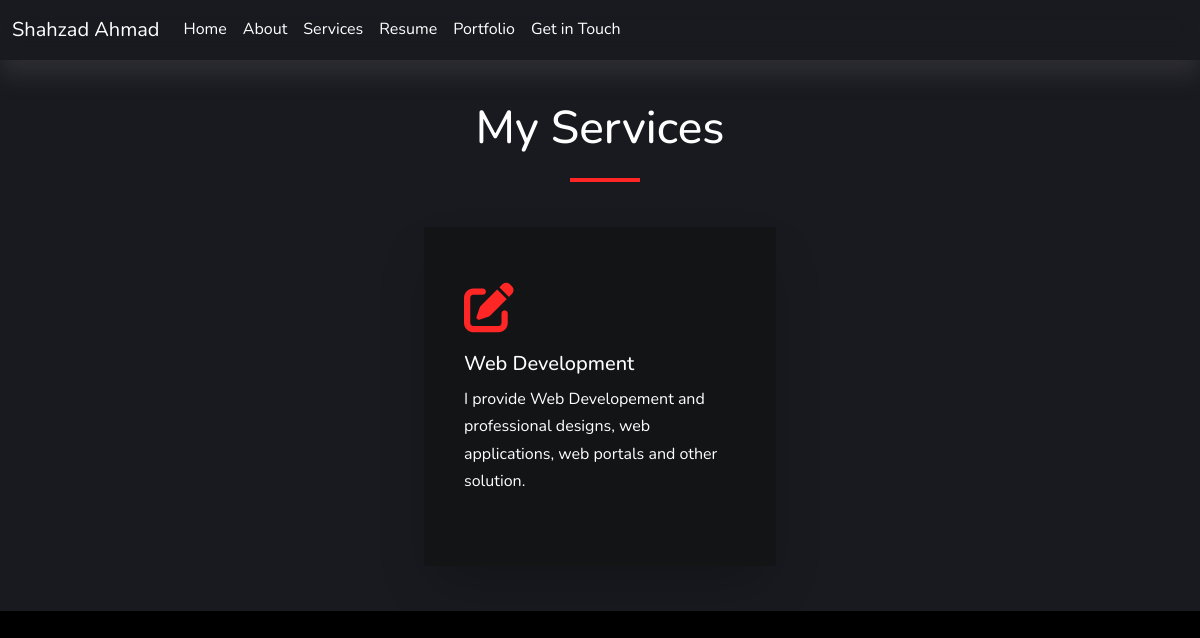
The app's page /service with its own data.
### portfolio/models.py (models this page shows)
class Service(models.Model):
    service = models.CharField(max_length=50)
    description = models.CharField(max_length=2083)

### portfolio/views.py (the view)
# urls.py: path('service', views.service, name='service'),
def service(request):
    services = Service.objects.all()
    return render(request, 'services.html', {'services': services})

### portfolio/templates/services.html (shortened to what this page needs)
{% extends 'base.html' %}
{% block content %}
<!doctype html>
<html lang="en">
<head>
    <link href="https://cdn.jsdelivr.net/npm/bootstrap@5.2.0/dist/css/bootstrap.min.css" rel="stylesheet"
>
    <link rel="stylesheet" href="https://cdnjs.cloudflare.com/ajax/libs/OwlCarousel2/2.3.4/assets/owl.carousel.min.css"
 />
    <link rel="stylesheet"
        href="https://cdnjs.cloudflare.com/ajax/libs/OwlCarousel2/2.3.4/assets/owl.theme.default.min.css"
 />
    <link rel="stylesheet" href="https://unpkg.com/aos@next/dist/aos.css" />
</head>
<body>
    {% for service in services %}
    <section id="services">
        <div class="heading-wrapper">
            <div class="heading">
                <h2>My Services</h2>
            </div>
            <div class="animate-bar"></div>
        </div>
        <div class="container">
            <div class="service-card" data-aos="fade-right" data-aos-duration="1200" data-aos-easing="ease-in-out">
                <div class="card-content">
                    <i class="fa-solid fa-pen-to-square"></i>
                    <h5> {{ service.service}} </h5>
                    <p> {{ service.description }} </p>
                </div>
            </div>
    </section>
    {% endfor %}
</body>
</html>
{% endblock %}

### portfolio/templates/services.html (style rules this page uses)
* { margin: 0; padding: 0; box-sizing: border-box; color: white; font-family: 'Nunito', sans-serif; }
body { line-height: 1.7; background-color: black; min-height: 100vh; }
html { scroll-behavior: smooth; }
:root { --font-large-color: white; --font-small-color: #9f9f9f; --main-color: #FF2626; --bg-color-1: #131416; --bg-color-2: #191a20; }
h2 { font-size: 46px; color: var(--font-large-color); }
h5 { font-size: 20px; }
.container { padding: 30px; width: 100%; display: flex; flex-wrap: wrap; justify-content: center; align-items: center; }
.heading-wrapper { display: flex; flex-direction: column; justify-content: center; align-items: center; padding-top: 100px; }
.animate-bar { width: 5rem; height: 4px; background-color: var(--main-color); margin-top: 15px; position: relative; }
.animate-bar::before { content: ""; position: absolute; top: 0; left: 0; width: 5px; height: 100%; border-left: 5px solid white; border-right: 5px solid white; animation: animate 3s linear infinite; }
#services { background-color: var(--bg-color-2); }
#services .animate-bar::before { border-color: var(--bg-color-2); }
.service-card .card-content { width: 22rem; padding: 55px 40px; margin: 15px; background-color: #131416; box-shadow: 0 25px 50px -12px rgb(0 0 0 / 25%); transition: all 0.3s ease-in; }
.service-card .card-content i { font-size: 50px; color: var(--main-color); margin-bottom: 20px; }
.service-card .card-content h5 { margin-bottom: 10px; }

### records on screen
Service: service "Web Development", description "I provide Web Developement and professional designs, web applications, web portals and other solution."
